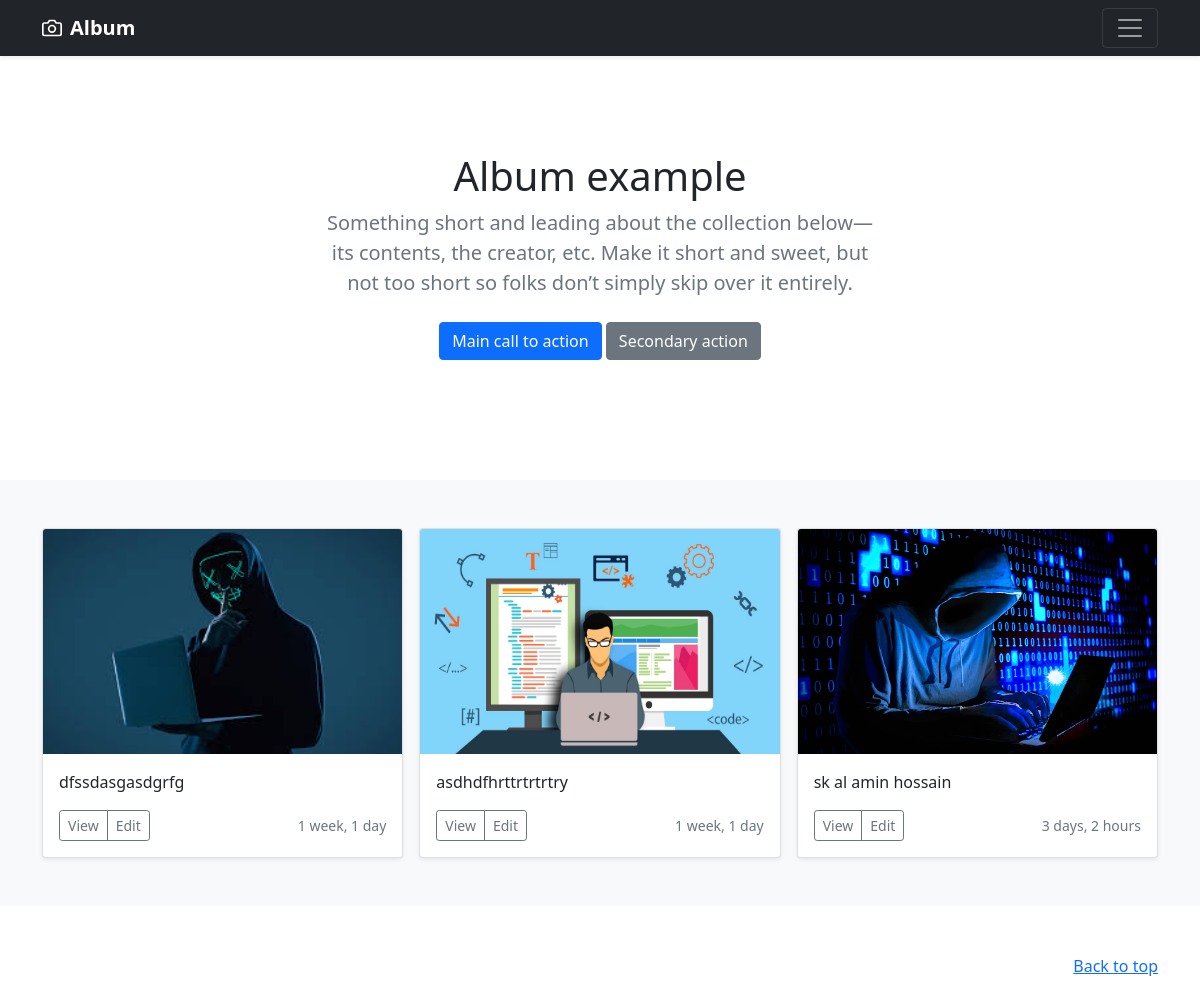
Screenshot of /blog/ with the database file from the repository.
### blog/models.py (models this page shows)
class Blog(models.Model):
    discription = models.TextField()
    timecase = models.DateTimeField( auto_now_add=True)
    thumbnail = models.ImageField(upload_to='album/skalaminhossain/')

### blog/views.py (the view)
# urls.py: path('blog/', views.blog, name = 'blog'),
def blog(request):
    blog = Blog.objects.all()
    context = {
        "blog":blog
    }
    return render(request, 'album/index.html', context)

### templates/album/index.html (shortened to what this page needs)
{% load static %}
<!doctype html>
<html lang="en">
  <head>
<link href="{% static "assets/dist/css/bootstrap.min.css" %}" rel="stylesheet">
  </head>
  <body>
<header>
  <div class="navbar navbar-dark bg-dark shadow-sm">
    <div class="container">
      <a href="#" class="navbar-brand d-flex align-items-center">
        <strong>Album</strong>
      </a>
      <button class="navbar-toggler" type="button" data-bs-toggle="collapse" data-bs-target="#navbarHeader" aria-controls="navbarHeader" aria-expanded="false" aria-label="Toggle navigation">
        <span class="navbar-toggler-icon"></span>
      </button>
    </div>
  </div>
</header>
<main>
  <section class="py-5 text-center container">
    <div class="row py-lg-5">
      <div class="col-lg-6 col-md-8 mx-auto">
        <h1 class="fw-light">Album example</h1>
        <p class="lead text-muted">Something short and leading about the collection below—its contents, the creator, etc. Make it short and sweet, but not too short so folks don’t simply skip over it entirely.</p>
        <p>
          <a href="#" class="btn btn-primary my-2">Main call to action</a>
          <a href="#" class="btn btn-secondary my-2">Secondary action</a>
        </p>
      </div>
    </div>
  </section>
  <div class="album py-5 bg-light">
    <div class="container">
      <div class="row row-cols-1 row-cols-sm-2 row-cols-md-3 g-3">
      {% for b in blog %}
        <div class="col">
          <div class="card shadow-sm">
            <img class="bd-placeholder-img card-img-top" width="100%" height="225" src="{{ b.thumbnail.url }}" alt="myInage">
            <div class="card-body">
              <p class="card-text">{{ b.discription }}</p>
              <div class="d-flex justify-content-between align-items-center">
                <div class="btn-group">
                  <button type="button" class="btn btn-sm btn-outline-secondary">View</button>
                  <button type="button" class="btn btn-sm btn-outline-secondary">Edit</button>
                </div>
                <small class="text-muted">{{ b.timecase | timesince }}</small>
              </div>
            </div>
          </div>
        </div>
        {% endfor %}
      </div>
    </div>
  </div>
</main>
<footer class="text-muted py-5">
  <div class="container">
    <p class="float-end mb-1">
      <a href="#">Back to top</a>
    </p>
  </div>
</footer>
  </body>
</html>

### templates/album/index.html (style rules this page uses)
.bd-placeholder-img { font-size: 1.125rem; text-anchor: middle; -webkit-user-select: none; -moz-user-select: none; user-select: none; }

### rows the page displays
Blog: thumbnail (picture), discription "dfssdasgasdgrfg", timecase "1 week, 1 day"
Blog: thumbnail (picture), discription "asdhdfhrttrtrtrtry", timecase "1 week, 1 day"
Blog: thumbnail (picture), discription "sk al amin hossain", timecase "3 days, 2 hours"
